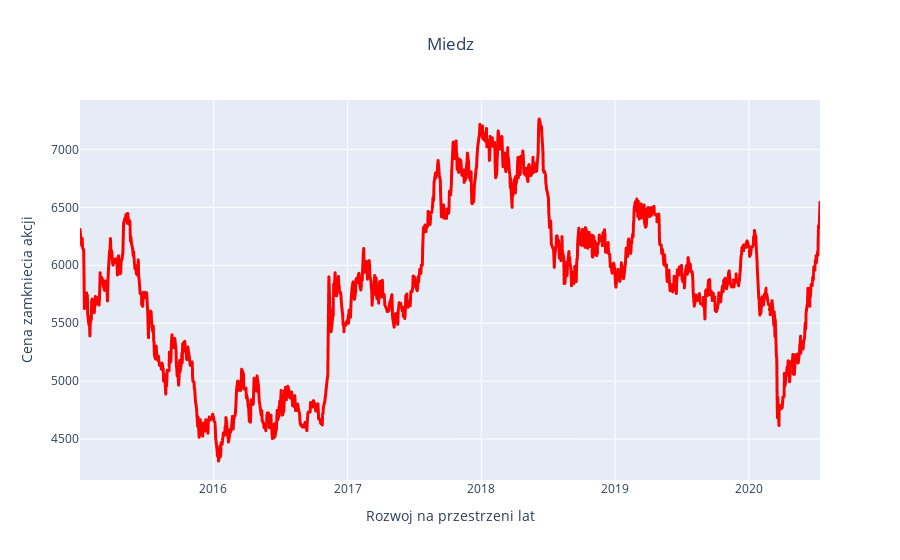

The code cell stored with this chart in its notebook:
### Code cell
fig = px.line(df_ceny_miedzi, 
                 x='Data', 
                 y='Zamkniecie', 
                 title='Miedz')
fig.update_traces(
    line=dict(
        color="red",  # Set line color (can be a named color, hex code, or RGB)
        width=3,       # Set line width
        dash="solid",  # Set line style ("solid", "dash", "dot", "dashdot")
        shape="linear" # Set line shape ("linear", "spline")
    )
)
fig.update_layout(
    xaxis_title="Rozwoj na przestrzeni lat",  # X-axis label
    yaxis_title="Cena zamkniecia akcji",  # Y-axis label
    title_x=0.5,
    )
fig.show()

### Figure 1 — Plotly figure (JSON) as saved in the notebook; plotly's stock layout.template omitted (floating-point values rounded to 4 significant figures; data arrays with more than 128 entries replaced by an {"elided": "..."} marker saying what was removed)
{"data": [{"hovertemplate": "Data=%{x}<br>Zamkniecie=%{y}<extra></extra>", "legendgroup": "", "line": {"color": "red", "dash": "solid", "shape": "linear", "width": 3}, "marker": {"symbol": "circle"}, "mode": "lines", "name": "", "showlegend": false, "type": "scattergl", "x": {"elided": "1400 str values"}, "xaxis": "x", "y": {"elided": "1400 float values"}, "yaxis": "y"}], "layout": {"legend": {"tracegroupgap": 0}, "title": {"text": "Miedz", "x": 0.5}, "xaxis": {"anchor": "y", "domain": [0, 1], "title": {"text": "Rozwoj na przestrzeni lat"}}, "yaxis": {"anchor": "x", "domain": [0, 1], "title": {"text": "Cena zamkniecia akcji"}}}}
